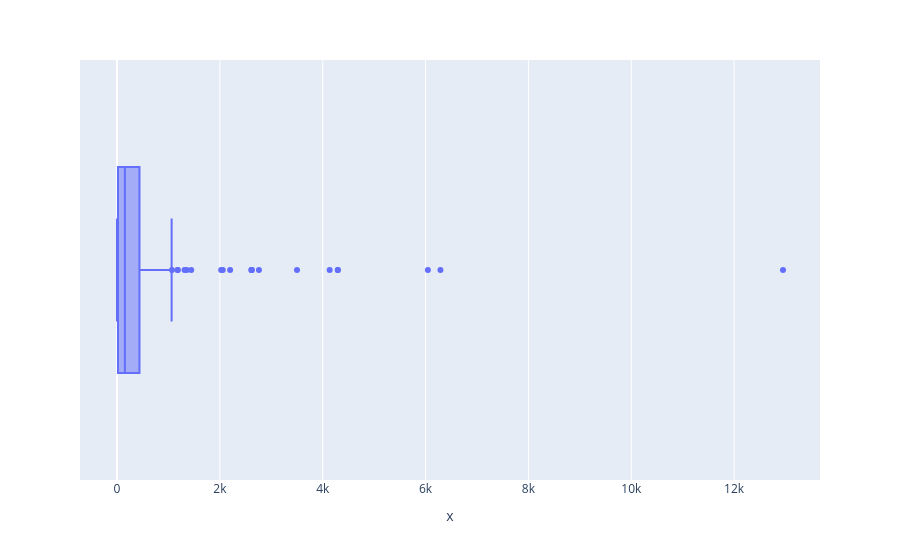

This figure's notebook cell:
### Code cell
fig = px.box(df, x = value_df["Land Strength_Tank Strength value"],
             hover_name=value_df["country"])

fig.show()

### Figure 1 — Plotly figure (JSON) as saved in the notebook; plotly's stock layout.template omitted (floating-point values rounded to 4 significant figures; data arrays with more than 128 entries replaced by an {"elided": "..."} marker saying what was removed)
{"data": [{"alignmentgroup": "True", "hovertemplate": "<b>%{hovertext}</b><br><br>x=%{x}<extra></extra>", "hovertext": {"elided": "138 str values"}, "legendgroup": "", "marker": {"color": "#636efa"}, "name": "", "notched": false, "offsetgroup": "", "orientation": "h", "showlegend": false, "type": "box", "x": {"elided": "138 int values"}, "x0": " ", "xaxis": "x", "y0": " ", "yaxis": "y"}], "layout": {"boxmode": "group", "legend": {"tracegroupgap": 0}, "margin": {"t": 60}, "xaxis": {"anchor": "y", "domain": [0, 1], "title": {"text": "x"}}, "yaxis": {"anchor": "x", "domain": [0, 1]}}}
